Frame 1 (no input): blank canvas, image omitted
Frame 60 (the mouse pressed at the canvas centre just before this capture): blank canvas, image omitted
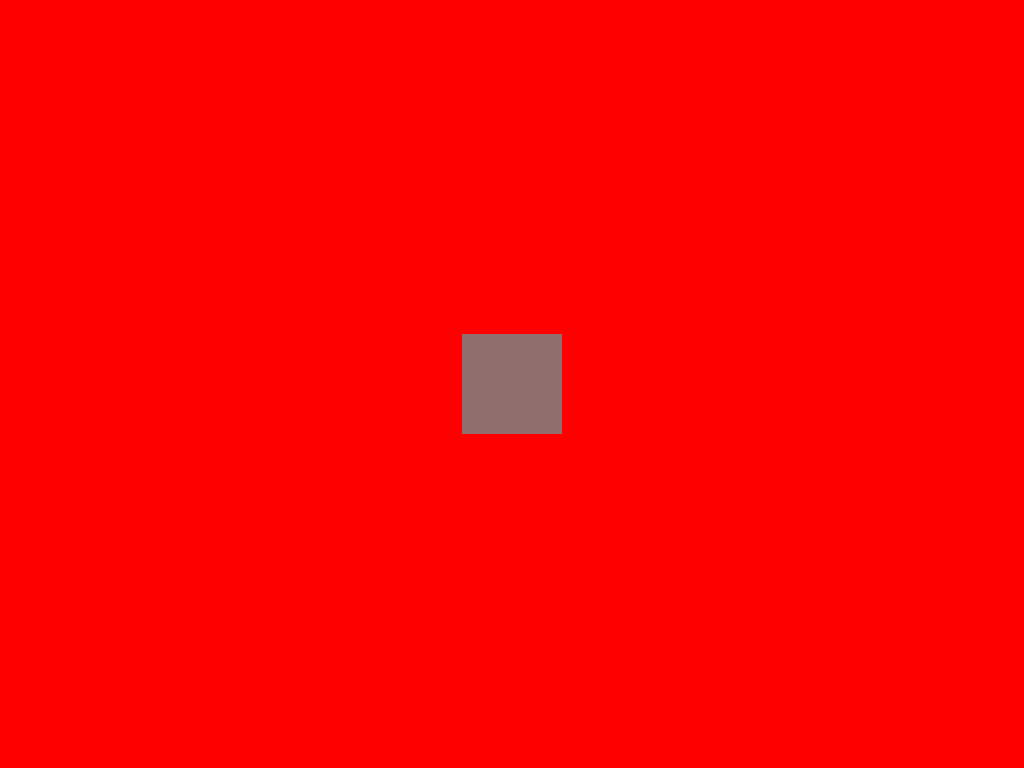
Frame 120 (the mouse held since frame 60 and released just before this capture)

The Processing sketch whose frames 1 and 60 were blank and that drew this single picture after the mouse press (run headless with seeded random() and noise(); from frame 60 on, the mouse is pressed at the canvas centre):

// Processing sketch: built_in_variables_live
// ── built_in_variables_live.pde
float square_size = 100;
float square_alpha = 8;

void setup() {
    size(1024, 768);
    background(255, 0, 0);
    rectMode(CENTER);
    noStroke();
    println("setup done");
}

void draw() {
    if (frameCount > 300) {
        println("application exited");
        exit();
    }
    if (keyPressed) {
        background(255, 0, 0);
    }
    if (mousePressed) {
        // draw grey shape
        float grey_value = map(mouseX, 0, width, 0, 255);
        fill(grey_value, square_alpha);
        square(mouseX, mouseY, square_size);
    }
}
